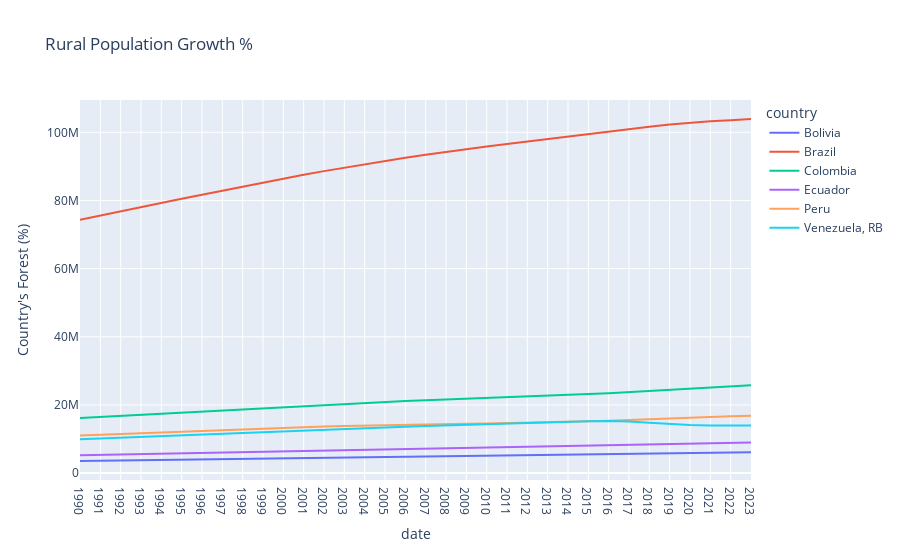

Source (notebook cell):
### Code cell
rural_density=rural_density.loc["1990":]
plot = rural_density.plot(title="Rural Population Growth %", labels={"index": "Year", "value": "Country's Forest (%)"})
plot.show()

### Figure 1 — Plotly figure (JSON) as saved in the notebook; plotly's stock layout.template omitted (floating-point values rounded to 4 significant figures)
{"data": [{"hovertemplate": "country=Bolivia<br>date=%{x}<br>Country's Forest (%)=%{y}<extra></extra>", "legendgroup": "Bolivia", "line": {"color": "#636efa", "dash": "solid"}, "marker": {"symbol": "circle"}, "mode": "lines", "name": "Bolivia", "orientation": "v", "showlegend": true, "type": "scatter", "x": ["1990", "1991", "1992", "1993", "1994", "1995", "1996", "1997", "1998", "1999", "2000", "2001", "2002", "2003", "2004", "2005", "2006", "2007", "2008", "2009", "2010", "2011", "2012", "2013", "2014", "2015", "2016", "2017", "2018", "2019", "2020", "2021", "2022", "2023"], "xaxis": "x", "y": [3554161, 3630416, 3706602, 3785316, 3866779, 3947764, 4028588, 4108924, 4188785, 4268890, 4348722, 4427863, 4504099, 4578603, 4654692, 4732198, 4811974, 4893397, 4975069, 5057042, 5139321, 5221815, 5304439, 5386941, 5469087, 5550936, 5632455, 5713458, 5793932, 5873939, 5940065, 5989944, 6053750, 6135731], "yaxis": "y"}, {"hovertemplate": "country=Brazil<br>date=%{x}<br>Country's Forest (%)=%{y}<extra></extra>", "legendgroup": "Brazil", "line": {"color": "#EF553B", "dash": "solid"}, "marker": {"symbol": "circle"}, "mode": "lines", "name": "Brazil", "orientation": "v", "showlegend": true, "type": "scatter", "x": ["1990", "1991", "1992", "1993", "1994", "1995", "1996", "1997", "1998", "1999", "2000", "2001", "2002", "2003", "2004", "2005", "2006", "2007", "2008", "2009", "2010", "2011", "2012", "2013", "2014", "2015", "2016", "2017", "2018", "2019", "2020", "2021", "2022", "2023"], "xaxis": "x", "y": [74332633, 75601836, 76851449, 78081674, 79285303, 80487831, 81688609, 82884670, 84099364, 85304528, 86454826, 87555739, 88614174, 89629542, 90610756, 91571959, 92509047, 93412519, 94272742, 95081284, 95844360, 96587069, 97333272, 98085091, 98839567, 99587454, 100309738, 101001719, 101654523, 102280732, 102844473, 103236465, 103548935, 103913061], "yaxis": "y"}, {"hovertemplate": "country=Colombia<br>date=%{x}<br>Country's Forest (%)=%{y}<extra></extra>", "legendgroup": "Colombia", "line": {"color": "#00cc96", "dash": "solid"}, "marker": {"symbol": "circle"}, "mode": "lines", "name": "Colombia", "orientation": "v", "showlegend": true, "type": "scatter", "x": ["1990", "1991", "1992", "1993", "1994", "1995", "1996", "1997", "1998", "1999", "2000", "2001", "2002", "2003", "2004", "2005", "2006", "2007", "2008", "2009", "2010", "2011", "2012", "2013", "2014", "2015", "2016", "2017", "2018", "2019", "2020", "2021", "2022", "2023"], "xaxis": "x", "y": [16197632, 16515771, 16834498, 17162346, 17493607, 17821401, 18140058, 18458959, 18784170, 19104954, 19411115, 19708939, 20005151, 20301319, 20595401, 20880218, 21153219, 21416887, 21670024, 21918269, 22163441, 22396798, 22616962, 22827016, 23026431, 23221563, 23448707, 23789069, 24229130, 24664044, 25013101, 25273270, 25533693, 25818556], "yaxis": "y"}, {"hovertemplate": "country=Ecuador<br>date=%{x}<br>Country's Forest (%)=%{y}<extra></extra>", "legendgroup": "Ecuador", "line": {"color": "#ab63fa", "dash": "solid"}, "marker": {"symbol": "circle"}, "mode": "lines", "name": "Ecuador", "orientation": "v", "showlegend": true, "type": "scatter", "x": ["1990", "1991", "1992", "1993", "1994", "1995", "1996", "1997", "1998", "1999", "2000", "2001", "2002", "2003", "2004", "2005", "2006", "2007", "2008", "2009", "2010", "2011", "2012", "2013", "2014", "2015", "2016", "2017", "2018", "2019", "2020", "2021", "2022", "2023"], "xaxis": "x", "y": [5238654, 5352836, 5466469, 5578274, 5686942, 5795705, 5905520, 6015260, 6125003, 6234605, 6343673, 6454328, 6567993, 6684584, 6802233, 6920222, 7039369, 7159809, 7282106, 7406566, 7531114, 7655261, 7777938, 7895413, 8009667, 8125597, 8245438, 8372918, 8517638, 8661859, 8760001, 8821568, 8888825, 8964951], "yaxis": "y"}, {"hovertemplate": "country=Peru<br>date=%{x}<br>Country's Forest (%)=%{y}<extra></extra>", "legendgroup": "Peru", "line": {"color": "#FFA15A", "dash": "solid"}, "marker": {"symbol": "circle"}, "mode": "lines", "name": "Peru", "orientation": "v", "showlegend": true, "type": "scatter", "x": ["1990", "1991", "1992", "1993", "1994", "1995", "1996", "1997", "1998", "1999", "2000", "2001", "2002", "2003", "2004", "2005", "2006", "2007", "2008", "2009", "2010", "2011", "2012", "2013", "2014", "2015", "2016", "2017", "2018", "2019", "2020", "2021", "2022", "2023"], "xaxis": "x", "y": [11010543, 11243647, 11473614, 11706336, 11940675, 12176431, 12410073, 12643964, 12877882, 13104053, 13312624, 13499000, 13664193, 13813521, 13951981, 14078966, 14193488, 14299800, 14389325, 14465592, 14548314, 14646960, 14760964, 14886265, 15028034, 15193649, 15395556, 15621908, 15903762, 16174853, 16356574, 16498081, 16651798, 16835443], "yaxis": "y"}, {"hovertemplate": "country=Venezuela, RB<br>date=%{x}<br>Country's Forest (%)=%{y}<extra></extra>", "legendgroup": "Venezuela, RB", "line": {"color": "#19d3f3", "dash": "solid"}, "marker": {"symbol": "circle"}, "mode": "lines", "name": "Venezuela, RB", "orientation": "v", "showlegend": true, "type": "scatter", "x": ["1990", "1991", "1992", "1993", "1994", "1995", "1996", "1997", "1998", "1999", "2000", "2001", "2002", "2003", "2004", "2005", "2006", "2007", "2008", "2009", "2010", "2011", "2012", "2013", "2014", "2015", "2016", "2017", "2018", "2019", "2020", "2021", "2022", "2023"], "xaxis": "x", "y": [9939326, 10178930, 10417211, 10653658, 10888029, 11121299, 11354787, 11589236, 11823440, 12054870, 12282549, 12504481, 12727310, 12951175, 13170327, 13388125, 13601914, 13807091, 14000234, 14182559, 14361204, 14538290, 14712919, 14882999, 15044704, 15195272, 15280477, 15168915, 14780952, 14338763, 14083715, 13972114, 13952027, 13988508], "yaxis": "y"}], "layout": {"legend": {"title": {"text": "country"}, "tracegroupgap": 0}, "title": {"text": "Rural Population Growth %"}, "xaxis": {"anchor": "y", "domain": [0, 1], "title": {"text": "date"}}, "yaxis": {"anchor": "x", "domain": [0, 1], "title": {"text": "Country's Forest (%)"}}}}
